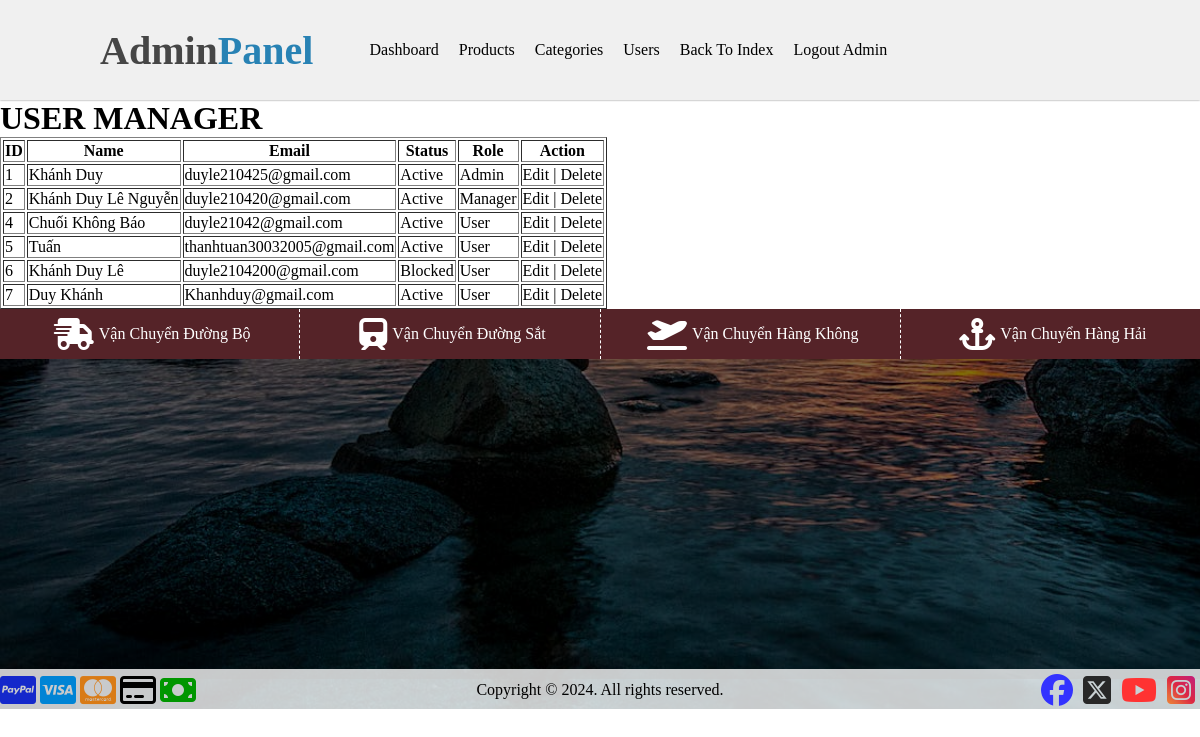
The app's page /admin.php?Admin_Action=users (signed in) with its own data.
### tables this page shows
CREATE TABLE `users` (
  `ID` int(11) NOT NULL,
  `Username` varchar(255) NOT NULL,
  `Passwords` varchar(255) NOT NULL,
  `Name` varchar(255) NOT NULL,
  `Image` text NOT NULL,
  `Phone` varchar(255) NOT NULL,
  `Email` varchar(255) NOT NULL,
  `Role` int(11) NOT NULL,
  `Status` tinyint(4) NOT NULL
);

### admin/controllers/users_controller.php (called while the page is built)
<?php
class Users_Controller{
    public $User_Processing_Model;
    public function __construct(){
        include_once 'admin/models/user_processing_model.php';
        $this->User_Processing_Model = new User_Processing_Model();
    }
    public function Users(){
        $List_Users = $this->User_Processing_Model->List_Users();
        include_once 'admin/views/users.php';
    }
}

### admin/models/user_processing_model.php (called while the page is built, shortened)
<?php
class User_Processing_Model {
    public $SQL_Database;
    public function __construct() {
        $this->SQL_Database = new SQL_Database();
    }
    public function List_Users() {
        return $this->SQL_Database->Get_User();
    }
}

### admin/views/users.php (the view, shortened to what this page needs)
<div class="Admin-User-Manager">
    <div class="Admin-User-Manager-Page">
        <h1>USER MANAGER</h1>
        <div class="Table-User-Manager">
            <table border="1">
                <tr>
                    <th>ID</th>
                    <th>Name</th>
                    <th>Email</th>
                    <th>Status</th>
                    <th>Role</th>
                    <?php
                    if (isset($_SESSION['admin_u']) == 0 || isset($_SESSION['admin_a']) == 0) {
                        echo '<th>Action</th>';
                    }
                    ?>
                </tr>
                <?php
                $List_U = '';
                foreach ($List_Users as $user) {
                    $List_U .= '<tr>
                            <td>' . $user['ID'] . '</td>
                            <td>' . $user['Name'] . '</td>
                            <td>' . $user['Email'] . '</td>';
                    $List_U.= $user['Status'] == 0 ? '<td> Active </td>' :'<td> Blocked </td>';
                    if ($user['Role'] == 0) {
                        $List_U .= '<td> Admin </td>';
                    } else if ($user['Role'] == 1) {
                        $List_U .= '<td> Manager </td>';
                    } else {
                        $List_U .= '<td> User </td>';
                    }
                    if (isset($_SESSION['admin_u']) == 0 || isset($_SESSION['admin_a']) == 0) {
                        $List_U .= '
                            <td><a href="admin.php?Admin_Action=users&User_Action=edit&ID=' . $user['ID'] . '">Edit</a> | <a href="admin.php?Admin_Action=user_manager&User_Action=delete&ID=' . $user['ID'] . '">Delete</a></td>
                        ';
                    }
                    $List_U .= '</tr>';
                }
                echo $List_U;
                ?>
            </table>
        </div>
    </div>
</div>

### public/css/style.css (style rules this page uses)
* { box-sizing: border-box; margin: 0; font-family: "Dancing Script", cursive; }
a { text-decoration: none; color: black; }
body { position: relative; margin: 0; }
:root { --background-color: rgba(1, 147, 231, 0.8); }

### records on screen
users: ID "1", Name "Khánh Duy", Email "duyle210425@gmail.com", Status "Active", Role "Admin"
users: ID "2", Name "Khánh Duy Lê Nguyễn", Email "duyle210420@gmail.com", Status "Active", Role "Manager"
users: ID "4", Name "Chuối Không Báo", Email "duyle21042@gmail.com", Status "Active", Role "User"
users: ID "5", Name "Tuấn", Email "thanhtuan30032005@gmail.com", Status "Active", Role "User"
users: ID "6", Name "Khánh Duy Lê", Email "duyle2104200@gmail.com", Status "Blocked", Role "User"
users: ID "7", Name "Duy Khánh", Email "Khanhduy@gmail.com", Status "Active", Role "User"
